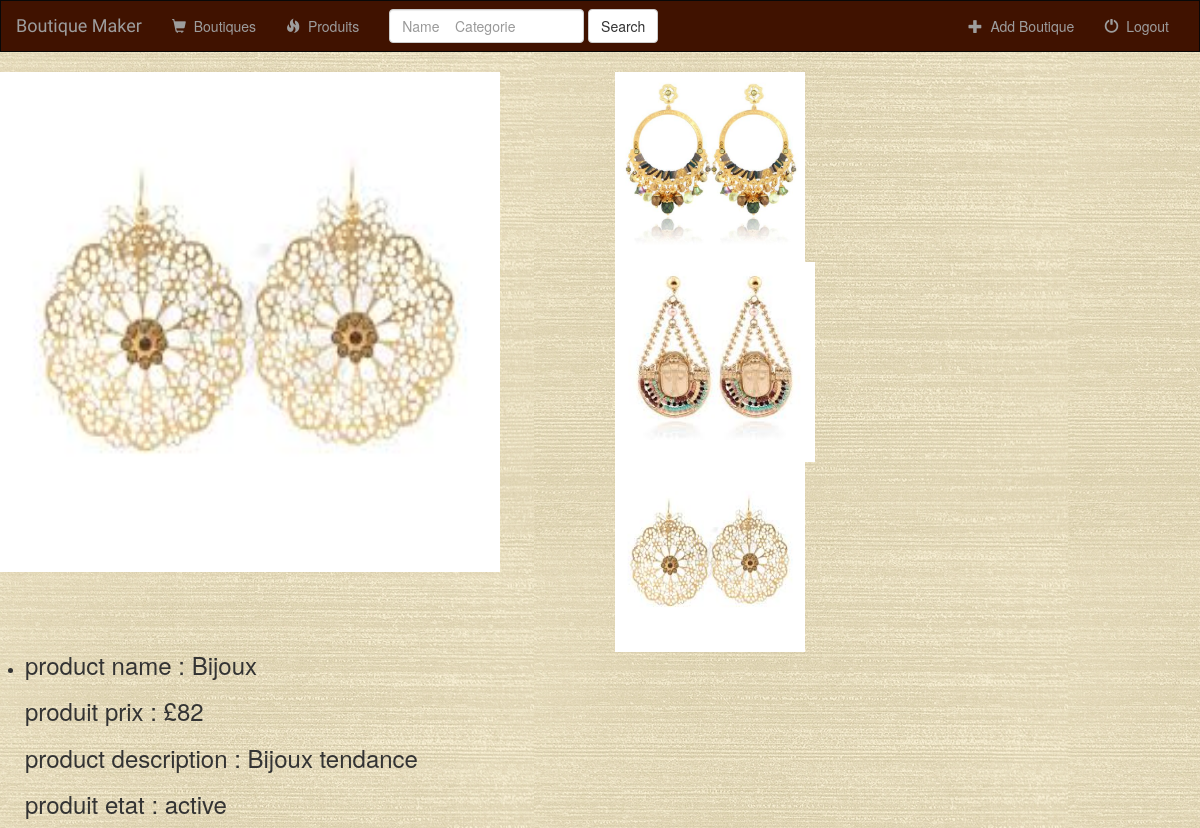
Before: /boutique/vosproduit/3/ with the older database file.
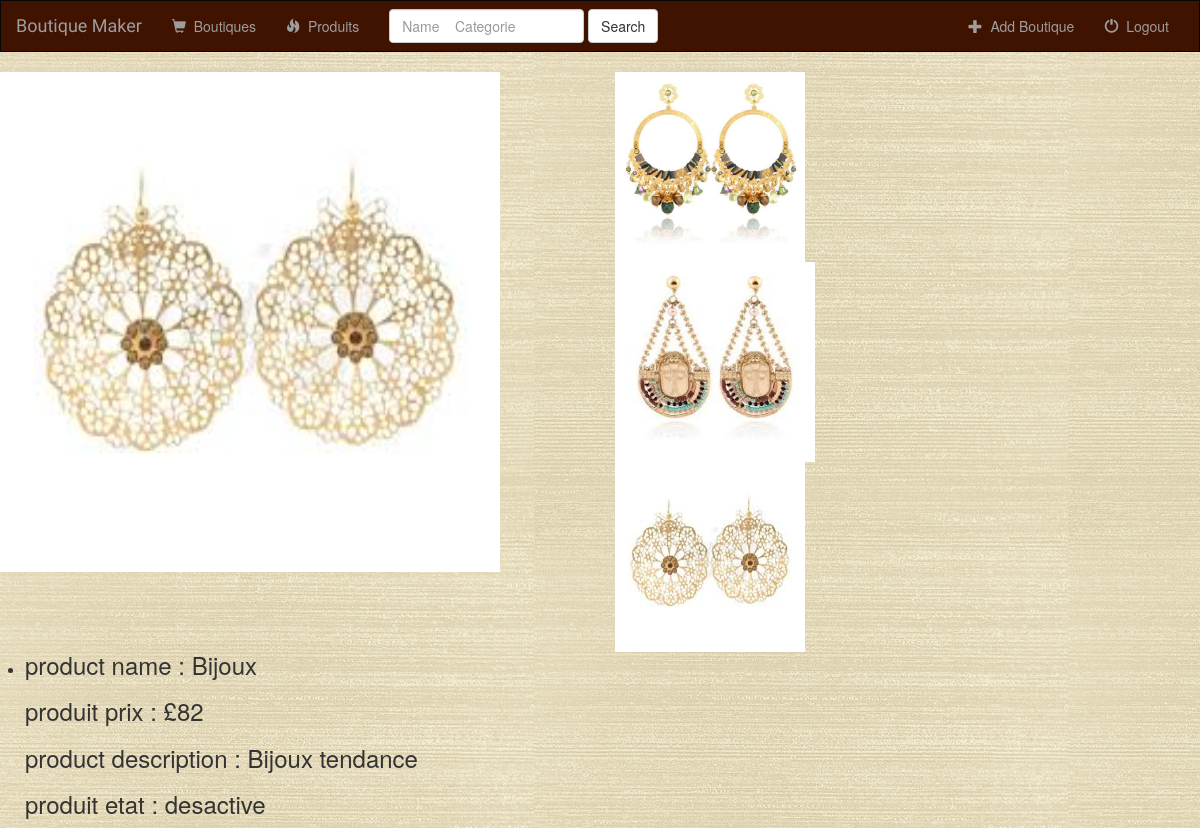
After: the same page with the newer database file.
### produit/models.py (models this page shows, shortened)
class Produit(models.Model):
    etat_choix = (('active', 'active'),('desactive','desactive'),)
    user = models.ForeignKey(User, default=1)
    choix_categorie = (('bijoux', 'bijoux'), ('maison et ameublement', 'maison et ameublement'), ('vetements', 'vetements'),('art et collections', 'art et collections'),('accessoires', 'accessoires'),('sacs et bagages', 'sacs et bagages'),('mariage', 'mariage'),)
    prix = models.CharField(max_length=250)
    title = models.CharField(max_length=250)
    type = models.CharField(max_length=250, default=None)
    etat = models.CharField(max_length=250, choices=etat_choix, default="desactive" )
    descreption = models.CharField(max_length=250)
    boutique = models.ForeignKey(Boutique, on_delete=models.CASCADE)
    logo = models.ImageField(upload_to=group_based_upload_to)
    image1 = models.ImageField(upload_to=group_based_upload_to_seconder, default=None)
    image2 = models.ImageField(upload_to=group_based_upload_to_seconder, default=None)
    image3 = models.ImageField(upload_to=group_based_upload_to_seconder, default=None)
    categorie = models.CharField(max_length=250, choices=choix_categorie, default="bijoux")
    is_favorite = models.BooleanField(default=False)
    is_smile = models.BooleanField(default=False)
    class Meta:
        ordering = ('title',)

### produit/views.py (the view)
# urls.py: url(r'^vosproduit/(?P<pk>[0-9]+)/$', views.DetailView.as_view(), name='detail_produit'),
class DetailView(generic.DetailView):
    model = Produit
    template_name = 'produit/detail-produit.html'

### produit/templates/produit/detail-produit.html (shortened to what this page needs)
{% extends 'produit/base.html' %}
{% block body %}
    <div class="row">
  <div class="col-md-6"><img src="{{ produit.logo.url }}" style="width:500px;height:500px;"></div>
       <div class="col-xs-6 .col-md-1"><img src="{{ produit.image1.url }}" style="width:190px;height:190px;"> </div>
        <div class="col-xs-6 .col-md-1"><img src="{{ produit.image2.url }}" style="width:200px;height:200px;"> </div>
        <div class="col-xs-6 .col-md-1"><img src="{{ produit.image3.url }}" style="width:190px;height:190px;"> </div>
<div>
    <ul>
        <li> <h3>product name : {{ produit.title }}</h3></li>
        <h3>produit prix : {{ produit.prix }}</h3>
        <h3> product description : {{ produit.descreption }}</h3>
        <h3>produit etat : {{ produit.etat }}</h3>
    </ul>
</div>
    </div>
{% endblock %}

### produit/templates/produit/base.html (shortened to what this page needs)
<!DOCTYPE html>
<html lang="en">
<head>
    {% load staticfiles %}
    <link rel="stylesheet" href="https://maxcdn.bootstrapcdn.com/bootstrap/3.3.6/css/bootstrap.min.css">
    <link rel="stylesheet" type="text/css" href="{% static 'produit/style.css' %}"/>
    <link href="http://maxcdn.bootstrapcdn.com/font-awesome/4.1.0/css/font-awesome.min.css" rel="stylesheet">
    <link href="https://gitcdn.github.io/bootstrap-toggle/2.2.2/css/bootstrap-toggle.min.css" rel="stylesheet">
</head>
<body>
<nav class="navbar navbar-inverse">
    <div class="container-fluid">
        <div class="navbar-header">
            <a class="navbar-brand" href="{% url 'boutique:index' %}">Boutique Maker</a>
        </div>
        <div class="collapse navbar-collapse" id="topNavBar">
            <ul class="nav navbar-nav">
                <li class="{% block albums_active %}{% endblock %}"><a href="{% url 'boutique:index' %}"><span class="glyphicon glyphicon-shopping-cart" aria-hidden="true"></span>&nbsp; Boutiques</a></li>
                <li class="{% block songs_active %}{% endblock %}"><a href="{% url 'boutique:post_list' %}"><span class="glyphicon glyphicon-fire" aria-hidden="true"></span>&nbsp; Produits</a></li>
            </ul>
            <form class="navbar-form navbar-left" role="search" method="get" action="{% url 'boutique:index' %} ">
                <div class="form-group">
                    <input type="text" class="form-control" name="q" value="{{ request.GET.q }}" placeholder="Name    Categorie" >
                </div>
                <button type="submit" class="btn btn-default">Search</button>
            </form>
            <ul class="nav navbar-nav navbar-right">
                <li>
                    <a href="{% url 'boutique:create_boutique' %}">
                        <span class="glyphicon glyphicon-plus" aria-hidden="true"></span>&nbsp; Add Boutique
                    </a>
                </li>
                <li>
                    <a href="{% url 'boutique:logout_user' %}">
                        <span class="glyphicon glyphicon-off" aria-hidden="true"></span>&nbsp; Logout
                    </a>
                </li>
            </ul>
        </div>
    </div>
</nav>
{% block body %}
{% endblock %}
</body>
</html>

### produit/static/produit/style.css (style rules this page uses)
body { background: white url("images/back.jpg"); }
.navbar { border-radius: 0; }
.navbar-inverse { background-color: #401200; border-color: #080808; }
.navbar-brand { font-family: 'satisfy', cursive; }

Changed rows visible on the page:
changed Produit "Bijoux": etat "active" → "desactive"
